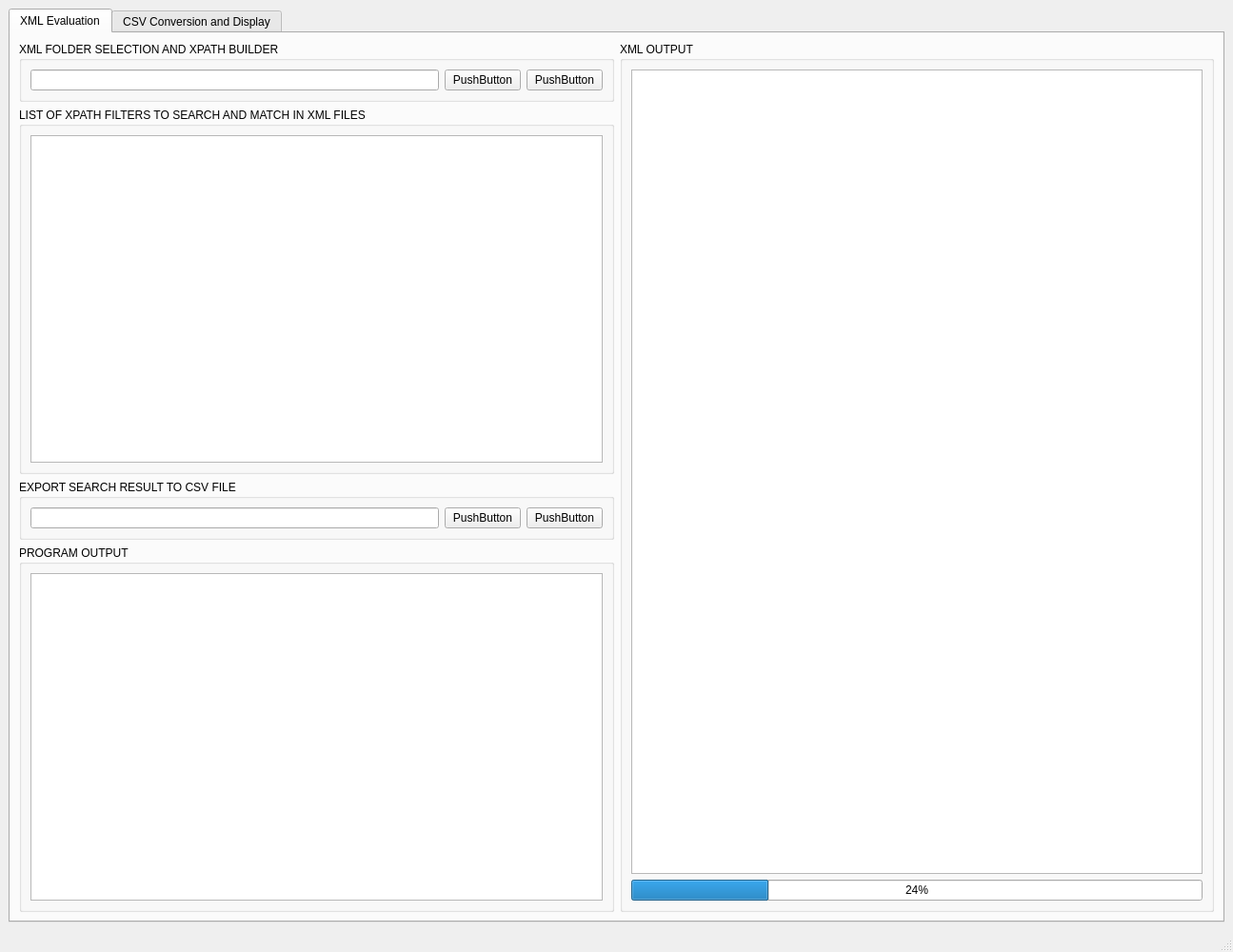
<?xml version="1.0" encoding="UTF-8"?>
<ui version="4.0">
 <class>MainWindow</class>
 <widget class="QMainWindow" name="MainWindow">
  <property name="geometry">
   <rect>
    <x>0</x>
    <y>0</y>
    <width>1295</width>
    <height>1000</height>
   </rect>
  </property>
  <property name="windowTitle">
   <string>MainWindow</string>
  </property>
  <widget class="QWidget" name="centralwidget">
   <layout class="QVBoxLayout" name="verticalLayout">
    <item>
     <widget class="QTabWidget" name="tabWidget">
      <property name="font">
       <font>
        <bold>false</bold>
       </font>
      </property>
      <property name="tabPosition">
       <enum>QTabWidget::TabPosition::North</enum>
      </property>
      <property name="currentIndex">
       <number>0</number>
      </property>
      <property name="usesScrollButtons">
       <bool>false</bool>
      </property>
      <widget class="QWidget" name="tab_xml_evaluation">
       <attribute name="title">
        <string>XML Evaluation</string>
       </attribute>
       <layout class="QHBoxLayout" name="horizontalLayout_2">
        <item>
         <layout class="QVBoxLayout" name="verticalLayout_2">
          <item>
           <widget class="QGroupBox" name="groupBox_4">
            <property name="title">
             <string>XML FOLDER SELECTION AND XPATH BUILDER</string>
            </property>
            <layout class="QHBoxLayout" name="horizontalLayout_3">
             <item>
              <widget class="QLineEdit" name="lineEdit"/>
             </item>
             <item>
              <widget class="QPushButton" name="pushButton_4">
               <property name="text">
                <string>PushButton</string>
               </property>
              </widget>
             </item>
             <item>
              <widget class="QPushButton" name="pushButton_3">
               <property name="text">
                <string>PushButton</string>
               </property>
              </widget>
             </item>
            </layout>
           </widget>
          </item>
          <item>
           <widget class="QGroupBox" name="groupBox">
            <property name="title">
             <string>LIST OF XPATH FILTERS TO SEARCH AND MATCH IN XML FILES</string>
            </property>
            <layout class="QVBoxLayout" name="verticalLayout_7">
             <item>
              <widget class="QListWidget" name="listWidget"/>
             </item>
            </layout>
           </widget>
          </item>
          <item>
           <widget class="QGroupBox" name="groupBox_2">
            <property name="title">
             <string>EXPORT SEARCH RESULT TO CSV FILE</string>
            </property>
            <layout class="QHBoxLayout" name="horizontalLayout">
             <item>
              <widget class="QLineEdit" name="lineEdit_2"/>
             </item>
             <item>
              <widget class="QPushButton" name="pushButton">
               <property name="text">
                <string>PushButton</string>
               </property>
              </widget>
             </item>
             <item>
              <widget class="QPushButton" name="pushButton_2">
               <property name="text">
                <string>PushButton</string>
               </property>
              </widget>
             </item>
            </layout>
           </widget>
          </item>
          <item>
           <widget class="QGroupBox" name="groupBox_3">
            <property name="title">
             <string>PROGRAM OUTPUT</string>
            </property>
            <layout class="QVBoxLayout" name="verticalLayout_6">
             <item>
              <widget class="QTextEdit" name="textEdit_2"/>
             </item>
            </layout>
           </widget>
          </item>
         </layout>
        </item>
        <item>
         <layout class="QVBoxLayout" name="verticalLayout_3">
          <item>
           <widget class="QGroupBox" name="groupBox_5">
            <property name="title">
             <string>XML OUTPUT</string>
            </property>
            <layout class="QVBoxLayout" name="verticalLayout_5">
             <item>
              <widget class="QTextEdit" name="textEdit"/>
             </item>
             <item>
              <widget class="QProgressBar" name="progressBar">
               <property name="value">
                <number>24</number>
               </property>
              </widget>
             </item>
            </layout>
           </widget>
          </item>
         </layout>
        </item>
       </layout>
      </widget>
      <widget class="QWidget" name="tab_csv_conversion">
       <attribute name="title">
        <string>CSV Conversion and Display</string>
       </attribute>
      </widget>
     </widget>
    </item>
   </layout>
  </widget>
  <widget class="QMenuBar" name="menubar">
   <property name="geometry">
    <rect>
     <x>0</x>
     <y>0</y>
     <width>1295</width>
     <height>33</height>
    </rect>
   </property>
  </widget>
  <widget class="QStatusBar" name="statusbar"/>
 </widget>
 <resources/>
 <connections/>
</ui>
